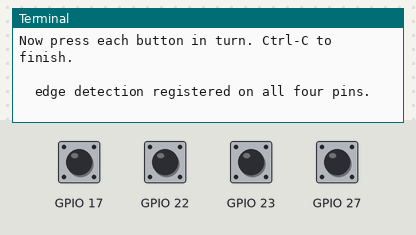
The program below on a simulated Raspberry Pi (BCM pin numbers). Parts: the last lines printed to the terminal. The test bench sets the inputs (shaded band); at power-on: GPIO 17, GPIO 22, GPIO 23, GPIO 27 HIGH.

Above: at 1.2 s.
1.3 s: GPIO 17 pulled LOW for 0.15 s
At 2.5 s:
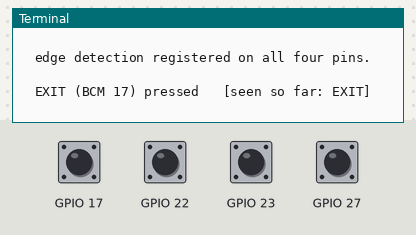
2.9 s: GPIO 22 pulled LOW for 0.15 s
At 4.1 s:
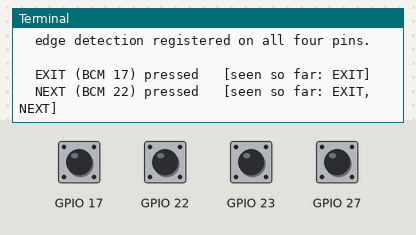
4.5 s: GPIO 23 pulled LOW for 0.15 s
At 5.4 s:
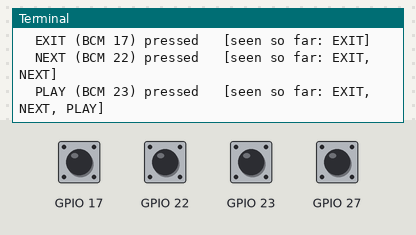
6.1 s: GPIO 27 pulled LOW for 0.15 s
At 6.7 s:
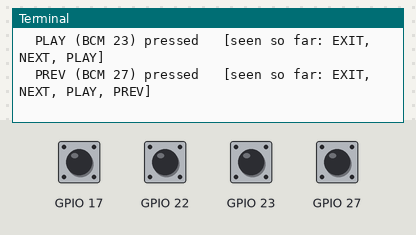
7.7 s: GPIO 17 pulled LOW for 1 s
At 8.0 s:
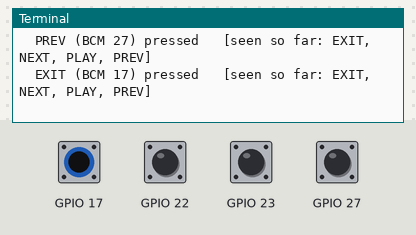
10.2 s: GPIO 22 pulled LOW for 1 s
At 10.6 s:
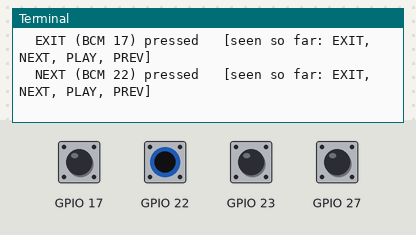

The program:

gpio-check.py
```python
#!/usr/bin/env python3
"""
GPIO button diagnostic for the VRHS lobby screen.

Reads the four button pins directly by polling, rather than using the edge
detection the player relies on. That distinction is the point: it separates a
wiring fault from a software one.

  Presses show up here but the buttons don't work in the player
      -> wiring is fine; edge detection (add_event_detect) is failing.
         Usually RPi.GPIO on a newer Raspberry Pi OS kernel.

  Presses do NOT show up here
      -> wiring, a dead button, or a bad ground connection.

Stop the player first so two processes aren't configuring the same pins:

    sudo systemctl stop video-player
    python3 gpio-check.py
    sudo systemctl start video-player
"""

import sys
import time

PINS = {
    17: "EXIT",
    27: "PREV",
    22: "NEXT",
    23: "PLAY",
}

try:
    import RPi.GPIO as GPIO
except ImportError as exc:
    print(f"RPi.GPIO is not installed: {exc}")
    print("Install it with:  sudo apt-get install -y python3-rpi.gpio")
    sys.exit(1)

GPIO.setmode(GPIO.BCM)
GPIO.setwarnings(False)

for pin in PINS:
    GPIO.setup(pin, GPIO.IN, pull_up_down=GPIO.PUD_UP)

print("Pins configured with internal pull-ups.")
print("A wired, unpressed button reads 1. Pressing it should read 0.\n")

levels = {pin: GPIO.input(pin) for pin in PINS}
for pin, name in PINS.items():
    state = "1 (idle)" if levels[pin] else "0 (PRESSED, or shorted to ground)"
    print(f"  BCM {pin:<3} {name:<5} = {state}")

print("\nNow press each button in turn. Ctrl-C to finish.\n")

# Also verify that edge detection — what the player actually uses — can even be
# registered on this kernel. This is the call that fails on newer Raspberry Pi
# OS releases, and the failure is exactly what takes the buttons out.
edge_ok = True
for pin in PINS:
    try:
        GPIO.add_event_detect(pin, GPIO.FALLING, bouncetime=300)
    except RuntimeError as exc:
        edge_ok = False
        print(f"  edge detection FAILED on BCM {pin}: {exc}")

if edge_ok:
    print("  edge detection registered on all four pins.\n")
else:
    print("\n  ^ This is why the player's buttons stopped working.")
    print("    Polling below still works, so your wiring is probably fine.\n")

seen = set()
try:
    while True:
        for pin, name in PINS.items():
            level = GPIO.input(pin)
            if level != levels[pin]:
                levels[pin] = level
                if level == 0:
                    seen.add(name)
                    print(f"  {name} (BCM {pin}) pressed"
                          f"   [seen so far: {', '.join(sorted(seen))}]")
        time.sleep(0.02)
except KeyboardInterrupt:
    missing = [n for n in PINS.values() if n not in seen]
    print("\n\nSummary")
    print(f"  Responded  : {', '.join(sorted(seen)) or 'none'}")
    print(f"  No response: {', '.join(missing) or 'none'}")
    if missing and seen:
        print("\n  Some buttons work, so the Pi and its ground are fine.")
        print("  Check the wiring on the ones that didn't respond.")
    elif not seen:
        print("\n  Nothing responded. Check the shared ground wire first —")
        print("  one loose ground takes out every button at once.")
    GPIO.cleanup()
```

Measured:
- after the input at 1.3 s, the terminal: prints a new line at once (image 1)
- after the input at 2.9 s, the terminal: prints a new line at once (image 2)
- after the input at 4.5 s, the terminal: prints a new line at once (image 3)
- after the input at 6.1 s, the terminal: prints a new line at once (image 4)
- after the input at 7.7 s, the terminal: prints a new line at once (image 5)
- after the input at 10.2 s, the terminal: prints a new line at once (image 6)
